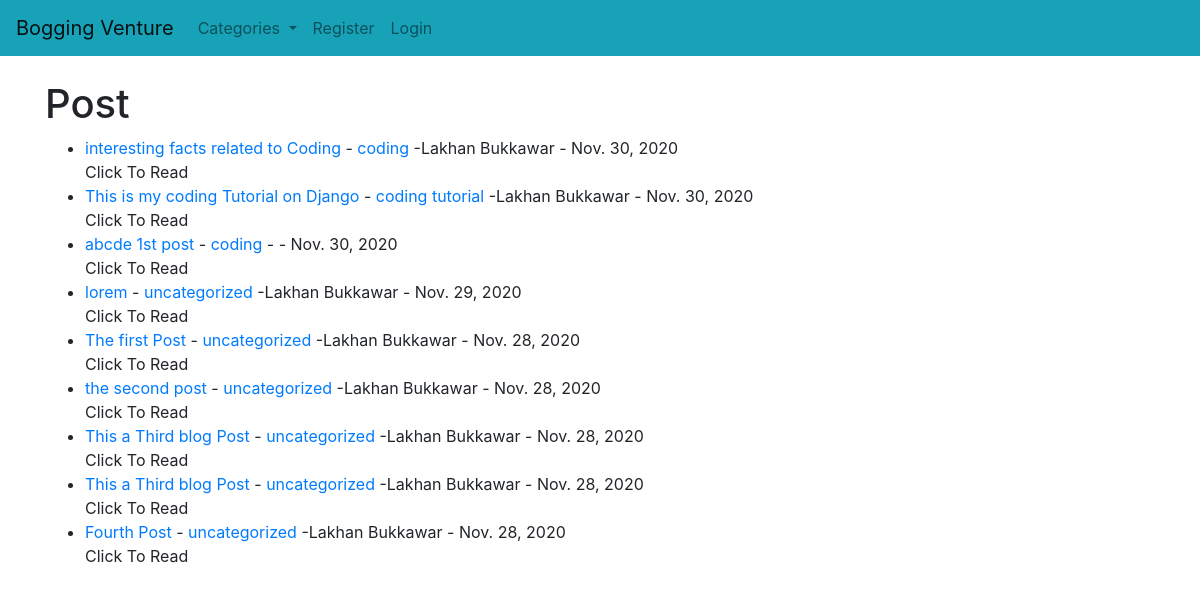
The page / on the database its author committed.
### blogapp/models.py (models this page shows, shortened)
class Post(models.Model):
    title = models.CharField(max_length=300)
    title_tag = models.CharField(max_length=300)
    author = models.ForeignKey(User, on_delete=models.CASCADE)
    body = models.TextField()
    post_date = models.DateField(auto_now_add=True)
    category = models.CharField(max_length=300, default='uncategorized')
    snippet = models.CharField(max_length=255)
    likes = models.ManyToManyField(User, related_name='blog_posts')

### blogapp/views.py (the view)
# urls.py: path('', HomeView.as_view(), name="home"),
class HomeView(ListView):
    model = Post
    template_name = 'home.html'
    ordering = ['-post_date']
    def get_context_data(self, *args, **kwargs):
        cat_menu = Category.objects.all()
        context = super(HomeView, self).get_context_data(*args, **kwargs)
        context["cat_menu"] = cat_menu
        return context

### blogapp/models.py (called while the page is built)
    def __str__(self):
        return self.name

### blogapp/templates/home.html (shortened to what this page needs)
{% extends 'base.html' %}
{% block content %}
<h1>Post</h1>
<ul>
{% for post in object_list %}
   <li><a href="{% url 'article-detail' post.pk %}">{{ post.title }} </a> -
        <a href="{% url 'category' post.category|slugify %}">{{ post.category }}</a>
        -{{ post.author.first_name }}
        {{ post.author.last_name }} - {{ post.post_date }}
       <br/>
    {{ post.snippet }}
    </li>
{% endfor%}
</ul>
{% endblock %}

### blogapp/templates/base.html (shortened to what this page needs)
<!doctype html>
<html lang="en">
  <head>
    <link rel="stylesheet" href="https://cdn.jsdelivr.net/npm/bootstrap@4.5.3/dist/css/bootstrap.min.css">
  </head>
  <body>
    <nav class="navbar navbar-expand-lg navbar-light bg-info">
        <a class="navbar-brand" href="{% url 'home' %}">Bogging Venture</a>
        <div class="collapse navbar-collapse" id="navbarSupportedContent">
          <ul class="navbar-nav mr-auto">
            {% if cat_menu %}
            <li class="nav-item dropdown">
              <a class="nav-link dropdown-toggle" href="#" id="navbarDropdown" role="button" data-toggle="dropdown" aria-haspopup="true" aria-expanded="false">
                Categories
              </a>
            </li>
            {% else %}
              <a class="nav-link" href="{% url 'category-list' %}">Categories</a>
            {% endif %}
            {% if user.is_authenticated %}
              <li class="nav-item">
                <a class="nav-link" href="{% url 'add_post' %}">Add Post</a>
              </li>
              <li class="nav-item">
                <a class="nav-link" href="{% url 'add_category' %}">Add Category</a>
              </li>
              <li class="nav-item">
                <a class="nav-link" href="{% url 'edit_profile' %}">Edit Profile</a>
              </li>
              <li class="nav-item">
                <a class="nav-link" href="{% url 'logout' %}">Logout</a>
              </li>
            {% else %}
              <li class="nav-item">
                <a class="nav-link" href="{% url 'register' %}">Register</a>
              </li>
              <li class="nav-item">
                <a class="nav-link" href="{% url 'login' %}">Login</a>
              </li>
            {% endif %}
          </ul>
        </div>
      </nav>
    <br>
      <div class="container">
        {% block content %}
        {% endblock %}
    </div>
  </body>
</html>

### rows shown on the page
Post: title "interesting facts related to Coding", category "coding", author.first_name "Lakhan", author.last_name "Bukkawar", post_date "Nov. 30, 2020", snippet "Click To Read"
Post: title "This is my coding Tutorial on Django", category "coding tutorial", author.first_name "Lakhan", author.last_name "Bukkawar", post_date "Nov. 30, 2020", snippet "Click To Read"
Post: title "abcde 1st post", category "coding", post_date "Nov. 30, 2020", snippet "Click To Read"
Post: title "lorem", category "uncategorized", author.first_name "Lakhan", author.last_name "Bukkawar", post_date "Nov. 29, 2020", snippet "Click To Read"
Post: title "The first Post", category "uncategorized", author.first_name "Lakhan", author.last_name "Bukkawar", post_date "Nov. 28, 2020", snippet "Click To Read"
Post: title "the second post", category "uncategorized", author.first_name "Lakhan", author.last_name "Bukkawar", post_date "Nov. 28, 2020", snippet "Click To Read"
Post: title "This a Third blog Post", category "uncategorized", author.first_name "Lakhan", author.last_name "Bukkawar", post_date "Nov. 28, 2020", snippet "Click To Read"
Post: title "This a Third blog Post", category "uncategorized", author.first_name "Lakhan", author.last_name "Bukkawar", post_date "Nov. 28, 2020", snippet "Click To Read"
Post: title "Fourth Post", category "uncategorized", author.first_name "Lakhan", author.last_name "Bukkawar", post_date "Nov. 28, 2020", snippet "Click To Read"
